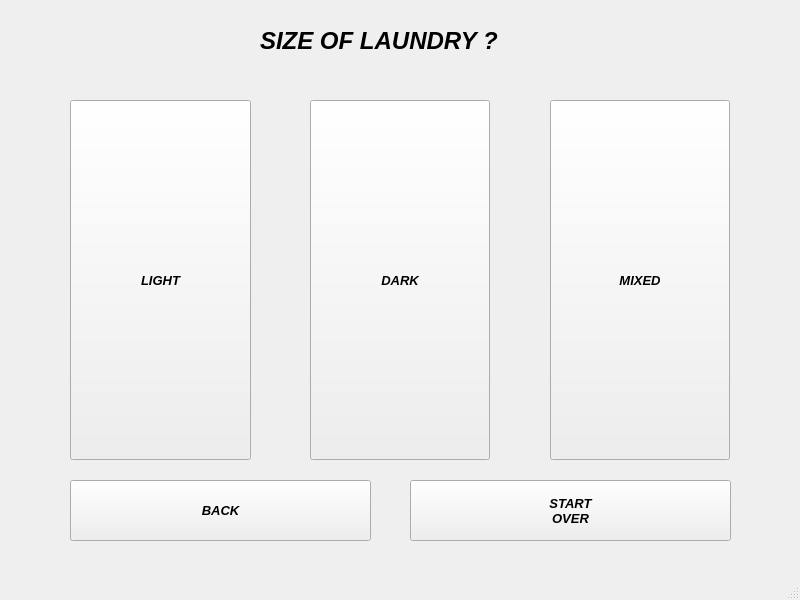
<?xml version="1.0" encoding="UTF-8"?>
<ui version="4.0">
 <class>MainWindow</class>
 <widget class="QMainWindow" name="MainWindow">
  <property name="geometry">
   <rect>
    <x>0</x>
    <y>0</y>
    <width>800</width>
    <height>600</height>
   </rect>
  </property>
  <property name="windowTitle">
   <string>MainWindow</string>
  </property>
  <widget class="QWidget" name="centralwidget">
   <widget class="QPushButton" name="pushButton">
    <property name="geometry">
     <rect>
      <x>70</x>
      <y>100</y>
      <width>181</width>
      <height>360</height>
     </rect>
    </property>
    <property name="font">
     <font>
      <family>Arial</family>
      <pointsize>10</pointsize>
      <weight>75</weight>
      <italic>true</italic>
      <bold>true</bold>
     </font>
    </property>
    <property name="text">
     <string>LIGHT</string>
    </property>
   </widget>
   <widget class="QPushButton" name="pushButton_2">
    <property name="geometry">
     <rect>
      <x>310</x>
      <y>100</y>
      <width>180</width>
      <height>360</height>
     </rect>
    </property>
    <property name="font">
     <font>
      <family>Arial</family>
      <pointsize>10</pointsize>
      <weight>75</weight>
      <italic>true</italic>
      <bold>true</bold>
     </font>
    </property>
    <property name="text">
     <string>DARK</string>
    </property>
   </widget>
   <widget class="QPushButton" name="pushButton_3">
    <property name="geometry">
     <rect>
      <x>550</x>
      <y>100</y>
      <width>180</width>
      <height>360</height>
     </rect>
    </property>
    <property name="font">
     <font>
      <family>Arial</family>
      <pointsize>10</pointsize>
      <weight>75</weight>
      <italic>true</italic>
      <bold>true</bold>
     </font>
    </property>
    <property name="text">
     <string>MIXED</string>
    </property>
   </widget>
   <widget class="QLabel" name="label">
    <property name="geometry">
     <rect>
      <x>260</x>
      <y>20</y>
      <width>301</width>
      <height>41</height>
     </rect>
    </property>
    <property name="font">
     <font>
      <family>Arial</family>
      <pointsize>18</pointsize>
      <weight>75</weight>
      <italic>true</italic>
      <bold>true</bold>
     </font>
    </property>
    <property name="text">
     <string>SIZE OF LAUNDRY ?</string>
    </property>
   </widget>
   <widget class="QPushButton" name="pushButton_4">
    <property name="geometry">
     <rect>
      <x>70</x>
      <y>480</y>
      <width>301</width>
      <height>61</height>
     </rect>
    </property>
    <property name="font">
     <font>
      <family>Arial</family>
      <pointsize>10</pointsize>
      <weight>75</weight>
      <italic>true</italic>
      <bold>true</bold>
      <strikeout>false</strikeout>
     </font>
    </property>
    <property name="text">
     <string>BACK</string>
    </property>
   </widget>
   <widget class="QPushButton" name="pushButton_5">
    <property name="geometry">
     <rect>
      <x>410</x>
      <y>480</y>
      <width>321</width>
      <height>61</height>
     </rect>
    </property>
    <property name="font">
     <font>
      <family>Arial</family>
      <pointsize>10</pointsize>
      <weight>75</weight>
      <italic>true</italic>
      <bold>true</bold>
      <strikeout>false</strikeout>
     </font>
    </property>
    <property name="text">
     <string>START
OVER</string>
    </property>
   </widget>
  </widget>
  <widget class="QMenuBar" name="menubar">
   <property name="geometry">
    <rect>
     <x>0</x>
     <y>0</y>
     <width>800</width>
     <height>26</height>
    </rect>
   </property>
  </widget>
  <widget class="QStatusBar" name="statusbar"/>
 </widget>
 <resources/>
 <connections/>
</ui>
